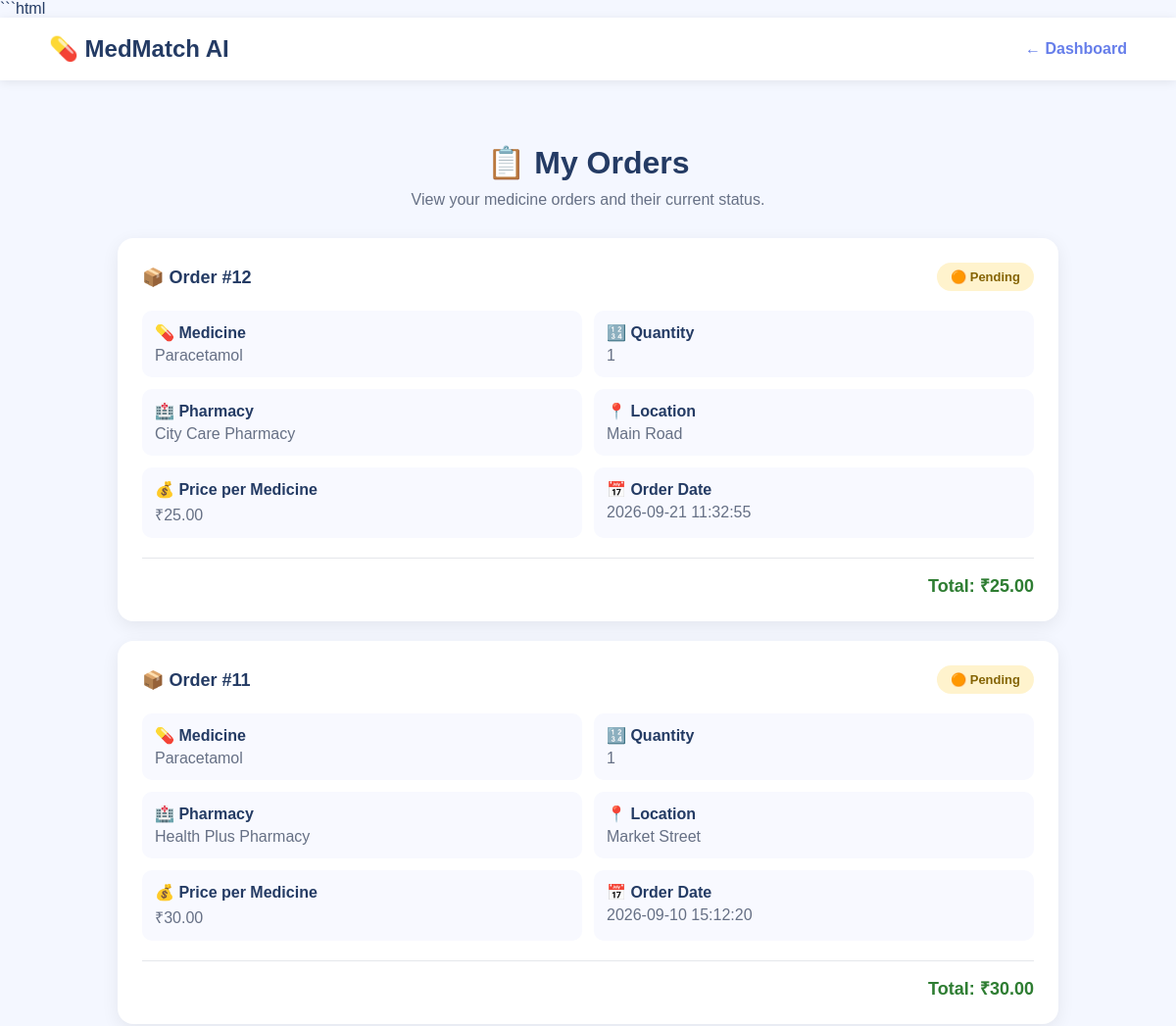
Before: /orders (signed in, upper part) with the older database file.
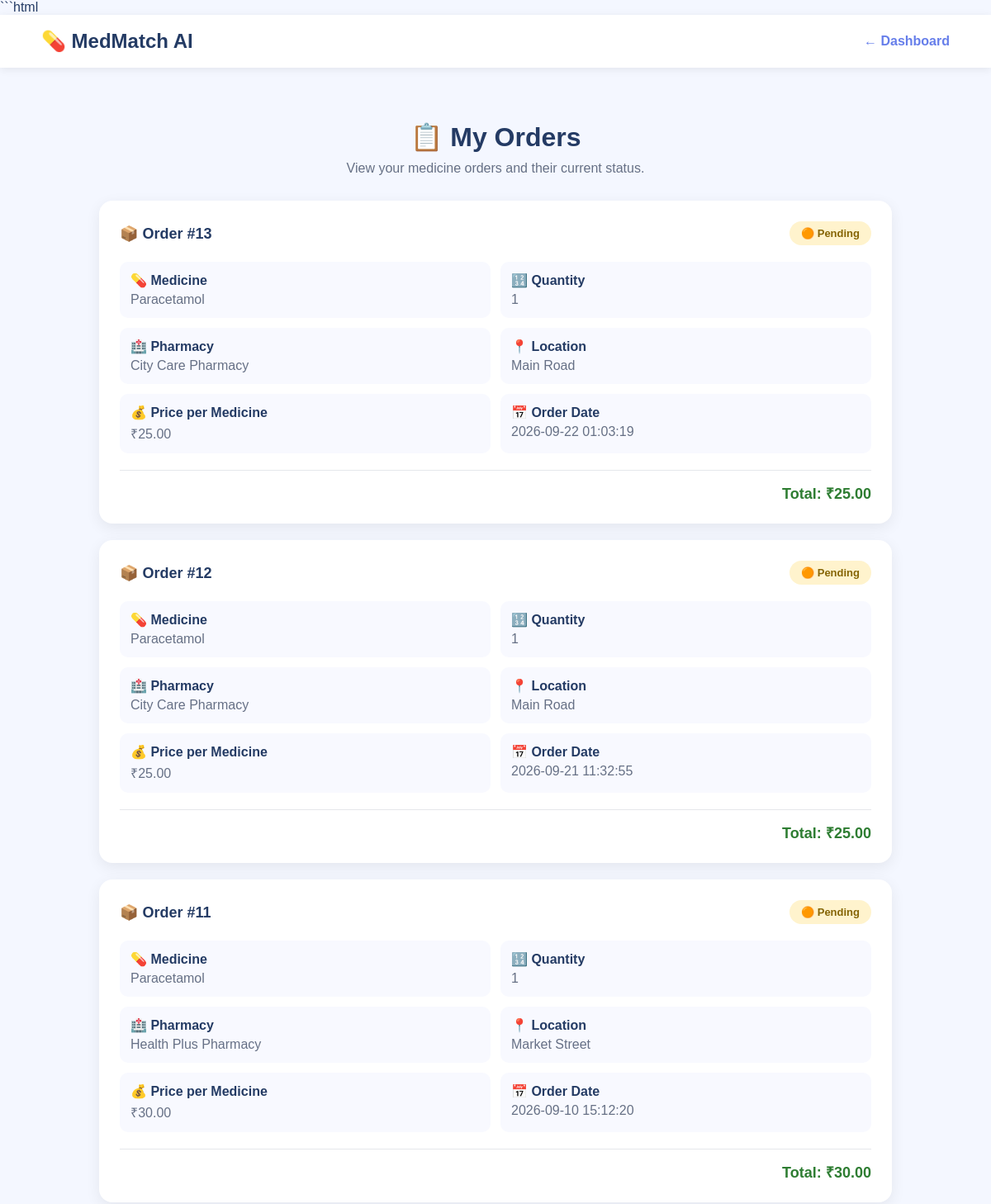
After: the same page with the newer database file.
### tables this page shows
CREATE TABLE orders (
            id INTEGER PRIMARY KEY AUTOINCREMENT,
            user_id INTEGER,
            pharmacy_id INTEGER,
            medicine_id INTEGER,
            quantity INTEGER NOT NULL,
            order_date TEXT,
            status TEXT DEFAULT 'Pending',
            FOREIGN KEY (user_id)
                REFERENCES users(id),
            FOREIGN KEY (pharmacy_id)
                REFERENCES pharmacies(id),
            FOREIGN KEY (medicine_id)
                REFERENCES medicines(id)
        );

CREATE TABLE medicines (
            id INTEGER PRIMARY KEY AUTOINCREMENT,
            name TEXT NOT NULL,
            category TEXT,
            purpose TEXT,
            price REAL
        );

CREATE TABLE pharmacies (
            id INTEGER PRIMARY KEY AUTOINCREMENT,
            name TEXT NOT NULL,
            location TEXT,
            phone TEXT
        );

CREATE TABLE stock (
            id INTEGER PRIMARY KEY AUTOINCREMENT,
            pharmacy_id INTEGER,
            medicine_id INTEGER,
            available INTEGER DEFAULT 0, price REAL DEFAULT 0,
            FOREIGN KEY (pharmacy_id) REFERENCES pharmacies(id),
            FOREIGN KEY (medicine_id) REFERENCES medicines(id)
        );

### app.py (the view)
@app.route("/orders")
def orders():
    user_id = session.get("user_id")
    if not user_id:
        return redirect(url_for("login"))
    connection = get_db_connection()
    cursor = connection.cursor()
    cursor.execute("""
        SELECT
            orders.id,
            medicines.name AS medicine,
            pharmacies.name AS pharmacy,
            pharmacies.location,
            orders.quantity,
            stock.price,
            orders.order_date,
            orders.status
        FROM orders

        JOIN medicines
            ON orders.medicine_id = medicines.id

        JOIN pharmacies
            ON orders.pharmacy_id = pharmacies.id

        LEFT JOIN stock
            ON stock.medicine_id = orders.medicine_id
            AND stock.pharmacy_id = orders.pharmacy_id

        WHERE orders.user_id = ?

        ORDER BY orders.id DESC
    """, (user_id,))
    orders_data = cursor.fetchall()
    connection.close()
    return render_template(
        "orders.html",
        orders=orders_data
    )

### database.py (called while the page is built)
def get_db_connection():
    connection = sqlite3.connect(DATABASE)
    connection.row_factory = sqlite3.Row
    return connection

### templates/orders.html (shortened to what this page needs)
<!DOCTYPE html>
<html lang="en">
<head>
</head>
<body>
    <nav>
        <div class="logo">
            💊 MedMatch AI
        </div>
        <a href="/dashboard" class="back">
            ← Dashboard
        </a>
    </nav>
    <div class="container">
        <div class="header">
            <h1>
                📋 My Orders
            </h1>
            <p>
                View your medicine orders and their current status.
            </p>
        </div>
        {% if orders %}
            {% for order in orders %}
            <div class="order-card">
                <div class="order-header">
                    <div class="order-id">
                        📦 Order #{{ order["id"] }}
                    </div>
                    {% if order["status"] == "Pending" %}
                        <div class="status pending">
                            🟠 Pending
                        </div>
                    {% elif order["status"] == "Confirmed" %}
                        <div class="status confirmed">
                            🟢 Confirmed
                        </div>
                    {% elif order["status"] == "Ready for Pickup" %}
                        <div class="status ready">
                            🔵 Ready for Pickup
                        </div>
                    {% elif order["status"] == "Completed" %}
                        <div class="status completed">
                            ✅ Completed
                        </div>
                    {% else %}
                        <div class="status">
                            {{ order["status"] }}
                        </div>
                    {% endif %}
                </div>
                <div class="details">
                    <div class="detail">
                        <strong>
                            💊 Medicine
                        </strong>
                        <span>
                            {{ order["medicine"] }}
                        </span>
                    </div>
                    <div class="detail">
                        <strong>
                            🔢 Quantity
                        </strong>
                        <span>
                            {{ order["quantity"] }}
                        </span>
                    </div>
                    <div class="detail">
                        <strong>
                            🏥 Pharmacy
                        </strong>
                        <span>
                            {{ order["pharmacy"] }}
                        </span>
                    </div>
                    <div class="detail">
                        <strong>
                            📍 Location
                        </strong>
                        <span>
                            {{ order["location"] }}
                        </span>
                    </div>
                    <div class="detail">
                        <strong>
                            💰 Price per Medicine
                        </strong>
                        <span>
                            ₹{{ "%.2f"|format(order["price"] or 0) }}
                        </span>
                    </div>
                    <div class="detail">
                        <strong>
                            📅 Order Date
                        </strong>
                        <span>
                            {{ order["order_date"] }}
                        </span>
                    </div>
                </div>
                <div class="total">
                    Total:
                    ₹{{ "%.2f"|format(
                        (order["price"] or 0) * order["quantity"]
                    ) }}
                </div>
            </div>
            {% endfor %}
        {% endif %}
    </div>
</body>
</html>

### templates/orders.html (style rules this page uses)
* { box-sizing: border-box; margin: 0; padding: 0; font-family: Arial, sans-serif; }
body { min-height: 100vh; background: #f4f7ff; color: #243b64; }
nav { background: white; padding: 18px 50px; display: flex; justify-content: space-between; align-items: center; box-shadow: 0 2px 10px rgba(0,0,0,0.08); }
.logo { font-size: 24px; font-weight: bold; }
.back { text-decoration: none; color: #667eea; font-weight: bold; }
.container { max-width: 1000px; margin: 45px auto; padding: 20px; }
.header { text-align: center; margin-bottom: 30px; }
.header h1 { margin-bottom: 10px; }
.header p { color: #667085; }
.order-card { background: white; padding: 25px; margin-bottom: 20px; border-radius: 16px; box-shadow: 0 5px 18px rgba(0,0,0,0.07); }
.order-header { display: flex; justify-content: space-between; align-items: center; margin-bottom: 20px; }
.order-id { font-size: 18px; font-weight: bold; }
.status { display: inline-block; padding: 7px 14px; border-radius: 20px; font-size: 13px; font-weight: bold; }
.pending { background: #fff3cd; color: #856404; }
.details { display: grid; grid-template-columns: repeat(2, 1fr); gap: 12px; }
.detail { background: #f8f9ff; padding: 13px; border-radius: 10px; }
.detail strong { display: block; margin-bottom: 5px; color: #243b64; }
.detail span { color: #667085; }
.total { margin-top: 20px; padding-top: 15px; border-top: 1px solid #e5e7eb; text-align: right; font-size: 18px; font-weight: bold; color: #2e7d32; }

Changed rows visible on the page:
added orders: id "13", status "🟠 Pending", medicine "Paracetamol", quantity "1", pharmacy "City Care Pharmacy", location "Main Road", {{ "%.2f"|format(order["price"] or 0) }} "25.00", order_date "2026-09-22 01:03:19", stock.price.quantity "25.00"
